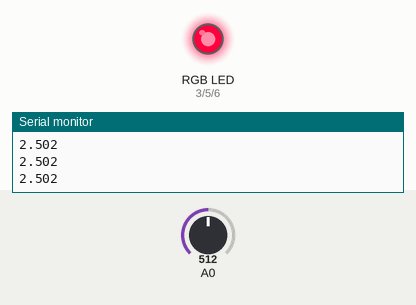
Recording of a sketch running on a simulated Arduino Uno, built with avr-gcc and run on an emulated ATmega328P. Parts: an RGB LED mixed from three pins (HIGH = lit), the last lines printed to the serial monitor. Inputs (shaded band) come from the test bench; at power-on: A0 = 512.

Above: at 1.2 s.
1.3 s: A0 set to 716
At 1.7 s:
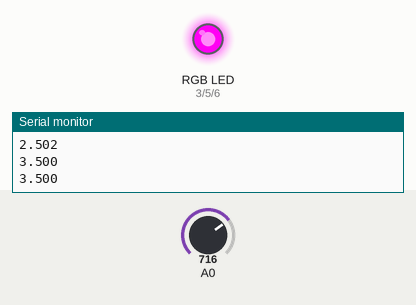
2.9 s: A0 set to 900
At 4.4 s:
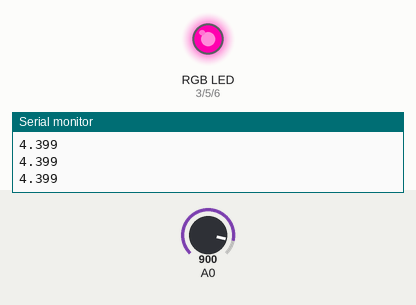
Timing chart, 0 to 5.9 s (numbered marks = the images above; inputs shaded):
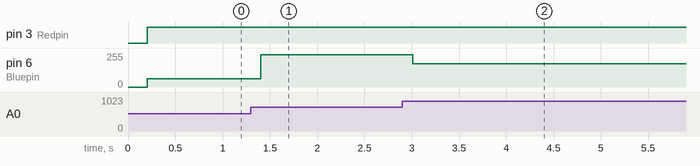

Measured:
- after the input at 1.3 s, pin 6 (Bluepin): 62/255 → 243/255 after 0.11 s
- after the input at 2.9 s, pin 6 (Bluepin): 243/255 → 174/255 after 0.11 s

The sketch:

Exercise8.ino
```cpp
#define Redpin 3
#define Greenpin 5
#define Bluepin 6

char red = 255;
char green = 0;
char blue = 0;
int ledcolor = 0;
void setup() {
  // put your setup code here, to run once:
  Serial.begin(9600);
  pinMode(Redpin, OUTPUT);
  pinMode(Greenpin, OUTPUT);
  pinMode(Bluepin, OUTPUT);
}

void loop() {
  delay(200);
  ledcolor =(255 - 5/3.33*(analogRead(A0)/4) ) ;
  Serial.println(5.0/1023 * analogRead(A0), 3);

  analogWrite(Bluepin, ledcolor);
  analogWrite(Redpin, red);
  analogWrite(Greenpin, green);
}
```
